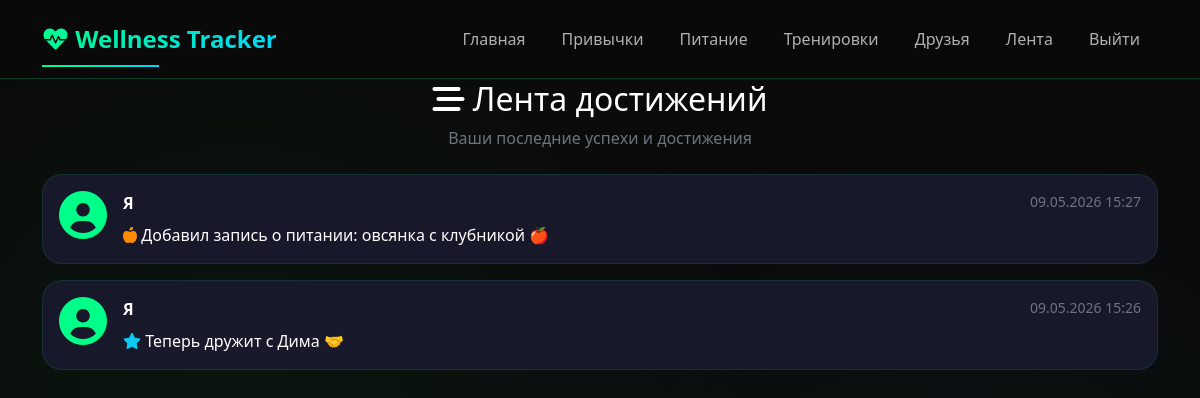
Page /feed (signed in) on the committed database.
### app.py (models this page shows)
class Feed(db.Model):
    __tablename__ = 'feed'
    id = db.Column(db.Integer, primary_key=True)
    user_id = db.Column(db.Integer, db.ForeignKey('users.id'), nullable=False)
    action_type = db.Column(db.String(50))
    content = db.Column(db.Text)
    created_at = db.Column(db.DateTime, default=datetime.now)

### app.py (the view)
@app.route('/feed')
@login_required
def feed():
    user = get_user()
    feed_posts = Feed.query.filter_by(user_id=user.id).order_by(Feed.created_at.desc()).all()
    return render_template('feed.html', feed_posts=feed_posts)

### app.py (called while the page is built)
def get_user():
    from flask import session
    user_id = session.get('user_id')
    if user_id:
        return User.query.get(user_id)
    return None

def get_current_user():
    from flask import session
    user_id = session.get('user_id')
    if user_id:
        return User.query.get(user_id)
    return None

def login_required(f):
    from functools import wraps
    @wraps(f)
    def decorated_function(*args, **kwargs):
        if not get_current_user():
            flash('Пожалуйста, войдите в систему', 'warning')
            return redirect(url_for('login'))
        return f(*args, **kwargs)
    return decorated_function

### templates/feed.html (shortened to what this page needs)
{% extends "base.html" %}
{% block content %}
<div class="fade-in">
    <div class="text-center mb-4">
        <h2><i class="fas fa-stream"></i> Лента достижений</h2>
        <p class="text-secondary">Ваши последние успехи и достижения</p>
    </div>
    {% if feed_posts %}
        {% for post in feed_posts %}
        <div class="card mb-3 fade-in">
            <div class="card-body">
                <div class="d-flex align-items-start">
                    <div class="me-3">
                        <i class="fas fa-user-circle fa-3x" style="color: #00ff88;"></i>
                    </div>
                    <div class="flex-grow-1">
                        <div class="d-flex justify-content-between">
                            <strong>Я</strong>
                            <small class="text-secondary">{{ post.created_at.strftime('%d.%m.%Y %H:%M') }}</small>
                        </div>
                        <p class="mt-2 mb-0">
                            {% if post.action_type == 'habit_completed' %}
                                <i class="fas fa-check-circle text-success"></i>
                                <span>{{ post.content }}</span>
                            {% elif post.action_type == 'workout' %}
                                <i class="fas fa-dumbbell text-primary"></i>
                                <span>{{ post.content }}</span>
                            {% elif post.action_type == 'meal_added' %}
                                <i class="fas fa-apple-alt text-warning"></i>
                                <span>{{ post.content }}</span>
                            {% elif post.action_type == 'level_up' %}
                                <i class="fas fa-trophy text-warning"></i>
                                <span>{{ post.content }}</span>
                            {% else %}
                                <i class="fas fa-star text-info"></i>
                                <span>{{ post.content }}</span>
                            {% endif %}
                        </p>
                    </div>
                </div>
            </div>
        </div>
        {% endfor %}
    {% endif %}
</div>
{% endblock %}

### static/style.css (style rules this page uses)
:root { --bg-primary: #0a0a0a; --bg-secondary: #1a1a2e; --bg-card: rgba(26, 26, 46, 0.95); --neon-green: #00ff88; --neon-blue: #00d4ff; --neon-purple: #9d4edd; --neon-pink: #ff006e; --text-primary: #ffffff; --text-secondary: #b0b0b0; --gradient-1: linear-gradient(135deg, #00ff88 0%, #00d4ff 100%); --gradient-2: linear-gradient(135deg, #9d4edd 0%, #ff006e 100%); --gradient-3: linear-gradient(135deg, #ff006e 0%, #ff8c00 100%); }
* { margin: 0; padding: 0; box-sizing: border-box; }
body { background: var(--bg-primary); background-image: radial-gradient(circle at 20% 50%, rgba(0, 255, 136, 0.05) 0%, transparent 50%), radial-gradient(circle at 80% 80%, rgba(0, 212, 255, 0.05) 0%, transparent 50%); font-family: 'Segoe UI', 'Poppins', system-ui, -apple-system, sans-serif; color: var(--text-primary); min-height: 100vh; }
.card { background: var(--bg-card); backdrop-filter: blur(10px); border: 1px solid rgba(0, 255, 136, 0.1); border-radius: 20px; transition: all 0.4s cubic-bezier(0.175, 0.885, 0.32, 1.275); overflow: hidden; position: relative; }
.card::before { content: ''; position: absolute; top: 0; left: -100%; width: 100%; height: 100%; background: linear-gradient(90deg, transparent, rgba(0, 255, 136, 0.1), transparent); transition: left 0.5s ease; }
.fade-in { animation: fadeInUp 0.6s ease forwards; }
.text-warning { color: #ff8c00 !important; }

### rows in the picture
Feed: created_at "09.05.2026 15:27", content "Добавил запись о питании: овсянка с клубникой 🍎"
Feed: created_at "09.05.2026 15:26", content "Теперь дружит с Дима 🤝"
